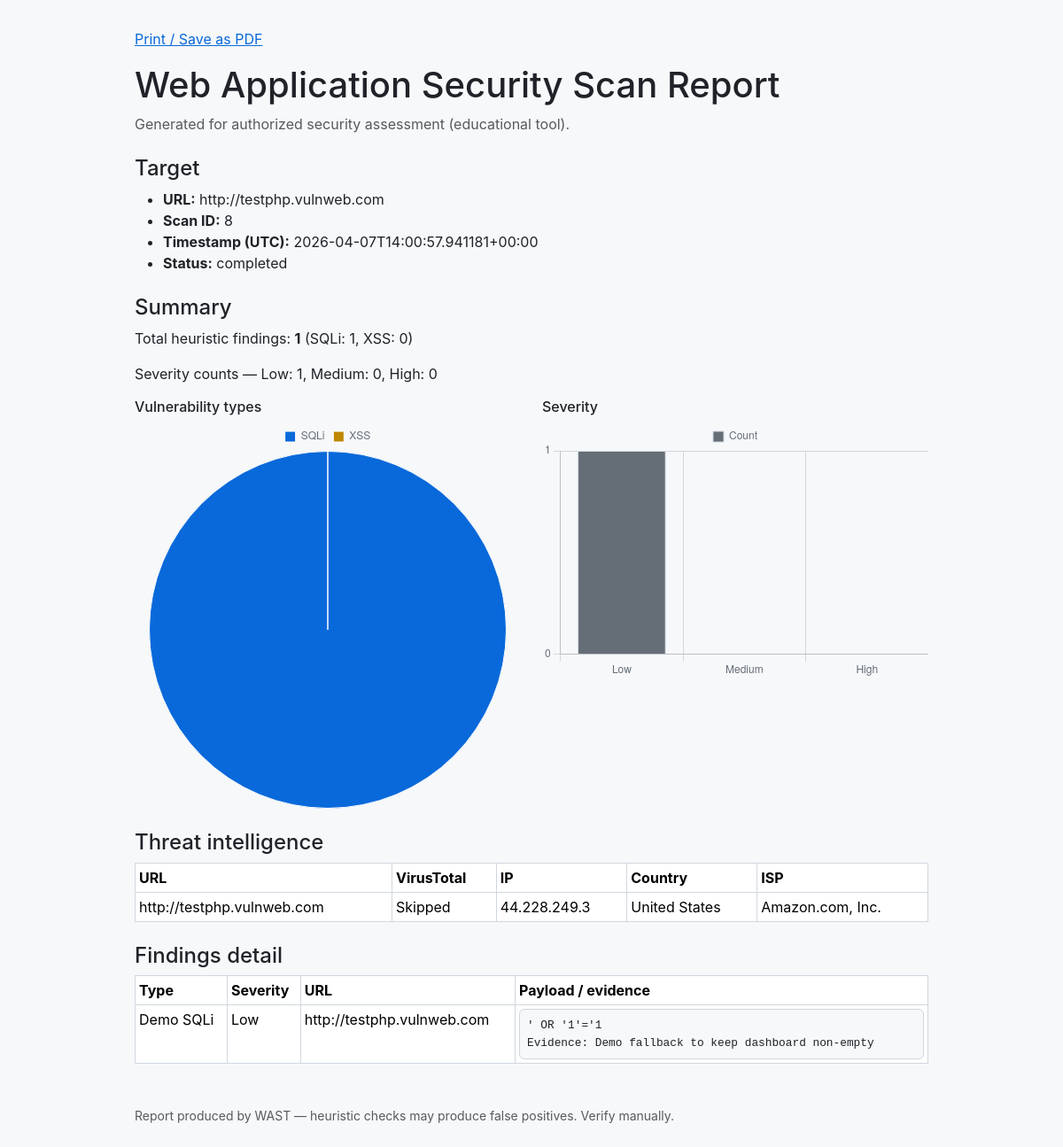
The page /report/8 on the database its author committed.
### tables this page shows
CREATE TABLE scans (
                id INTEGER PRIMARY KEY AUTOINCREMENT,
                target_url TEXT NOT NULL,
                timestamp TEXT NOT NULL,
                status TEXT DEFAULT 'pending',
                error_message TEXT
            );

CREATE TABLE threat_intel (
                id INTEGER PRIMARY KEY AUTOINCREMENT,
                scan_id INTEGER NOT NULL,
                url TEXT NOT NULL,
                virustotal_status TEXT,
                ip TEXT,
                country TEXT,
                isp TEXT,
                FOREIGN KEY (scan_id) REFERENCES scans(id)
            );

CREATE TABLE vulnerabilities (
                id INTEGER PRIMARY KEY AUTOINCREMENT,
                scan_id INTEGER NOT NULL,
                type TEXT NOT NULL,
                url TEXT NOT NULL,
                payload TEXT,
                severity TEXT,
                FOREIGN KEY (scan_id) REFERENCES scans(id)
            );

### app.py (the view)
@app.route("/report/<int:scan_id>")
def report(scan_id: int):
    conn = get_db()
    try:
        scan = conn.execute("SELECT * FROM scans WHERE id = ?", (scan_id,)).fetchone()
        if not scan:
            flash("Scan not found.", "danger")
            return redirect(url_for("home"))
        vulns = conn.execute(
            "SELECT * FROM vulnerabilities WHERE scan_id = ? ORDER BY id",
            (scan_id,),
        ).fetchall()
        intel = conn.execute(
            "SELECT * FROM threat_intel WHERE scan_id = ? ORDER BY id",
            (scan_id,),
        ).fetchall()
    finally:
        conn.close()
    scan_d = dict(scan)
    vulns_d = [dict(v) for v in vulns]
    intel_d = [dict(r) for r in intel]
    sqli_count = sum(1 for v in vulns_d if "SQLi" in (v.get("type") or ""))
    xss_count = sum(1 for v in vulns_d if "XSS" in (v.get("type") or ""))
    sev_counts = {"Low": 0, "Medium": 0, "High": 0}
    for v in vulns_d:
        s = (v.get("severity") or "").split()[0] if v.get("severity") else ""
        if s in sev_counts:
            sev_counts[s] += 1
        elif v.get("severity"):
            sev_counts["Medium"] += 1
    return render_template(
        "report.html",
        scan=scan_d,
        vulns=vulns_d,
        intel=intel_d,
        sqli_count=sqli_count,
        xss_count=xss_count,
        sev_counts=sev_counts,
        total_vulns=len(vulns_d),
    )

### app.py (called while the page is built)
def get_db() -> sqlite3.Connection:
    conn = sqlite3.connect(DB_PATH, check_same_thread=False)
    conn.row_factory = sqlite3.Row
    return conn

### templates/report.html (shortened to what this page needs)
<!DOCTYPE html>
<html lang="en">
<head>
  <link href="https://cdn.jsdelivr.net/npm/bootstrap@5.3.3/dist/css/bootstrap.min.css" rel="stylesheet">
  <link rel="stylesheet" href="{{ url_for('static', filename='style.css') }}">
</head>
<body>
  <p class="no-print"><a href="javascript:window.print()">Print / Save as PDF</a></p>
  <h1>Web Application Security Scan Report</h1>
  <p class="text-muted">Generated for authorized security assessment (educational tool).</p>
  <h2 class="h4 mt-4">Target</h2>
  <ul>
    <li><strong>URL:</strong> {{ scan.target_url }}</li>
    <li><strong>Scan ID:</strong> {{ scan.id }}</li>
    <li><strong>Timestamp (UTC):</strong> {{ scan.timestamp }}</li>
    <li><strong>Status:</strong> {{ scan.status }}</li>
  </ul>
  <h2 class="h4 mt-4">Summary</h2>
  <p>Total heuristic findings: <strong>{{ total_vulns }}</strong> (SQLi: {{ sqli_count }}, XSS: {{ xss_count }})</p>
  <p>Severity counts — Low: {{ sev_counts['Low'] }}, Medium: {{ sev_counts['Medium'] }}, High: {{ sev_counts['High'] }}</p>
  <div class="row mt-3">
    <div class="col-md-6">
      <h3 class="h6">Vulnerability types</h3>
      <canvas id="repTypes" width="300" height="200"></canvas>
    </div>
    <div class="col-md-6">
      <h3 class="h6">Severity</h3>
      <canvas id="repSev" width="300" height="200"></canvas>
    </div>
  </div>
  <h2 class="h4 mt-4">Threat intelligence</h2>
  {% if intel %}
  <table class="table table-sm table-bordered">
    <thead><tr><th>URL</th><th>VirusTotal</th><th>IP</th><th>Country</th><th>ISP</th></tr></thead>
    <tbody>
      {% for row in intel %}
      <tr>
        <td>{{ row.url }}</td>
        <td>{{ row.virustotal_status }}</td>
        <td>{{ row.ip }}</td>
        <td>{{ row.country }}</td>
        <td>{{ row.isp }}</td>
      </tr>
      {% endfor %}
    </tbody>
  </table>
  {% else %}
  <p>None recorded.</p>
  {% endif %}
  <h2 class="h4 mt-4">Findings detail</h2>
  {% if vulns %}
  <table class="table table-sm table-bordered">
    <thead><tr><th>Type</th><th>Severity</th><th>URL</th><th>Payload / evidence</th></tr></thead>
    <tbody>
      {% for v in vulns %}
      <tr>
        <td>{{ v.type }}</td>
        <td>{{ v.severity }}</td>
        <td>{{ v.url }}</td>
        <td><pre class="mb-0">{{ v.payload }}</pre></td>
      </tr>
      {% endfor %}
    </tbody>
  </table>
  {% else %}
  <p>No findings.</p>
  {% endif %}
  <p class="text-muted small mt-5">Report produced by WAST — heuristic checks may produce false positives. Verify manually.</p>
  <script>
    const sqli = {{ sqli_count }}, xss = {{ xss_count }};
    const sl = {{ sev_counts['Low'] }}, sm = {{ sev_counts['Medium'] }}, sh = {{ sev_counts['High'] }};
    Chart.defaults.plugins.legend.labels.boxWidth = 12;
    Chart.defaults.color = '#656d76';
    new Chart(document.getElementById('repTypes'), {
      type: 'pie',
      data: {
        labels: ['SQLi', 'XSS'],
        datasets: [{ data: [sqli, xss], backgroundColor: ['#0969da', '#bf8700'], borderWidth: 1, borderColor: '#fff' }]
      },
      options: { plugins: { title: { display: false } } }
    });
    new Chart(document.getElementById('repSev'), {
      type: 'bar',
      data: {
        labels: ['Low', 'Medium', 'High'],
        datasets: [{ label: 'Count', data: [sl, sm, sh], backgroundColor: ['#656d76', '#9a6700', '#cf222e'], borderColor: '#d0d7de', borderWidth: 1 }]
      },
      options: { scales: { x: { grid: { color: '#d0d7de' } }, y: { beginAtZero: true, ticks: { stepSize: 1 }, grid: { color: '#d0d7de' } } } }
    });
  </script>
</body>
</html>

### static/style.css (style rules this page uses)
:root { --gh-canvas-default: #ffffff; --gh-canvas-subtle: #f6f8fa; --gh-fg-default: #1f2328; --gh-fg-muted: #656d76; --gh-border-default: #d0d7de; --gh-accent-fg: #0969da; --gh-accent-emphasis: #0550ae; --gh-danger-fg: #cf222e; --gh-success-fg: #1a7f37; --gh-header-bg: #24292f; --gh-header-fg: #f6f8fa; }
pre { font-size: 0.8rem; background-color: var(--gh-canvas-subtle); border: 1px solid var(--gh-border-default); border-radius: 6px; padding: 0.5rem 0.75rem; color: var(--gh-fg-default); }

### templates/report.html (style rules this page uses)
body { font-family: -apple-system, BlinkMacSystemFont, "Segoe UI", "Noto Sans", Helvetica, Arial, sans-serif; padding: 2rem; max-width: 960px; margin: 0 auto; background: #f6f8fa; color: #1f2328; }
body a { color: #0969da; }
pre { font-size: 0.8rem; background: #f6f8fa; border: 1px solid #d0d7de; padding: 0.5rem; border-radius: 6px; }
.table-bordered { border-color: #d0d7de; }

### rows shown on the page
scans: target_url "http://testphp.vulnweb.com", id "8", timestamp "2026-04-07T14:00:57.941181+00:00", status "completed"
threat_intel: url "http://testphp.vulnweb.com", virustotal_status "Skipped", ip "44.228.249.3", country "United States", isp "Amazon.com, Inc."
vulnerabilities: type "Demo SQLi", severity "Low", url "http://testphp.vulnweb.com", payload "' OR '1'='1 Evidence: Demo fallback to keep dashboard non-empty"

### other values the page prints
{{ total_vulns }} "1"
{{ sqli_count }} "1"
{{ xss_count }} "0"
{{ sev_counts['Low'] }} "1"
{{ sev_counts['Medium'] }} "0"
{{ sev_counts['High'] }} "0"
